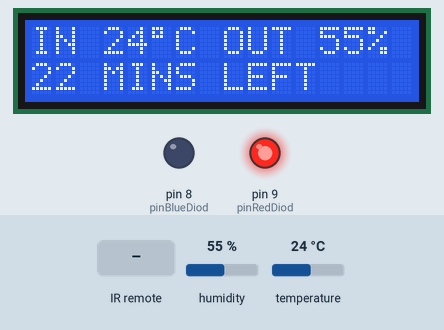
This sketch was run on a simulated Arduino Uno, built with avr-gcc and run on an emulated ATmega328P. On the bench: 16×2 character LCD, output pins drawn as LEDs (lit = HIGH). The inputs (shaded band) are chosen by the test bench; at power-on: temperature 24 °C, humidity 55 %. What the sketch prints to the serial monitor is not drawn.

Above: at 1.6 s.
1.7 s: infrared code 0x45 received
At 2.4 s:
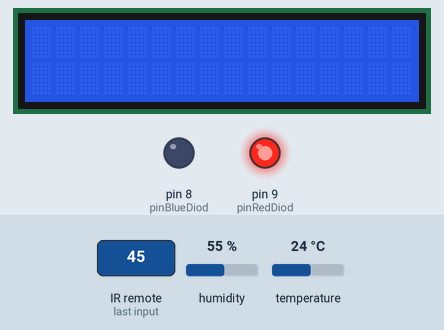
3.2 s: infrared code 0x40 received
4.7 s: infrared code 0xD received
6.2 s: infrared code 0xD received
11.7 s: temperature set to 22 °C
14.7 s: temperature set to 19 °C
At 17.5 s:
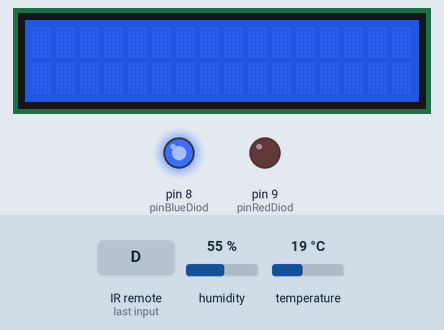
Timing chart, 0 to 18.8 s (numbered marks = the images above; inputs shaded):
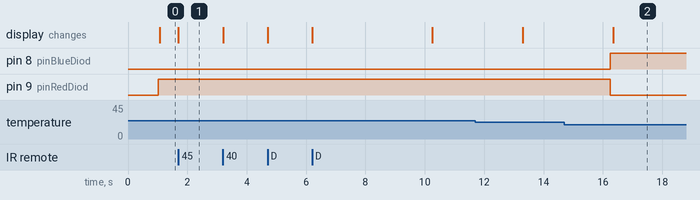

The sketch:

arduino.ino
```cpp
#include <LiquidCrystal.h> //Dołączenie bilbioteki
#include <IRremote.h>
#include <DHT.h>

#define DHTPIN 12
#define DHTTYPE    DHT11
DHT dht(DHTPIN, DHTTYPE);

LiquidCrystal lcd(2, 3, 4, 5, 6, 7); //Informacja o podłączeniu nowego wyświetlacza
const int pinBlueDiod = 8;
const int pinRedDiod = 9;
IRrecv irrecv(13);


int code = -1;
bool LCD_On = true;
int monitor = 0;
int lastMonitorIndex = 3;

byte degreeSign = B11011111;
int temperature, maxTemperature = dht.readTemperature();
int minTemperature = 100;
int humidity = dht.readHumidity();

String lastUnderlayTime = "17:23";
String nextUnderlayTime = "19:23";
int timeToNextUnderlay = 22;

unsigned int woodAmount = 0;
unsigned int coalAmount = 0;

unsigned long lastMeasureExecutionTime, lastIRExecutionTime, lastChangeTimeToNextUnderlay = 0;
const unsigned long measuresInterval = 1000;
const unsigned long IRinterval = 500;
const unsigned long nextUnderlayInterval = 60000;

bool underlaying = false;
bool settingWood = false;
bool settingCoal = false;

void clearMonitor(){
  lcd.clear();
}

void showMonitor(){
  clearMonitor();
  Serial.print("Zmieniono obraz na: ");
  Serial.println(monitor);
  switch(monitor){
    case 0:
    // first row
      lcd.setCursor(0,0);
      lcd.print("IN ");
      lcd.print(temperature); //2
      lcd.print((char)degreeSign); //1
      lcd.print("C "); //1
      lcd.print("OUT ");
      lcd.print(humidity);
      lcd.print("%");
    // second row
      lcd.setCursor(0,1);
      lcd.print(timeToNextUnderlay);
      lcd.print(" MINS LEFT");
    break;
    case 1:
      lcd.setCursor(0,0);
      lcd.print("LAST: ");
      lcd.print(lastUnderlayTime);
      lcd.setCursor(0,1);
      lcd.print("NEXT: ");
      lcd.print(nextUnderlayTime);
    break;
    case 2:
      lcd.setCursor(0,0);
      lcd.print("  MIN   MAX");
      lcd.setCursor(0,1);

      lcd.print(" ");
      lcd.print(minTemperature);
      lcd.print((char)degreeSign); //1
      lcd.print("C "); //1
      lcd.print("  ");
      lcd.print(maxTemperature);
      lcd.print((char)degreeSign); //1
      lcd.print("C"); //1
    break;
    case 3:
      lcd.setCursor(0,0);
      lcd.print("OSTATNIE PODL.");
      lcd.setCursor(0,1);
      lcd.print("Drewna:");
      lcd.print(woodAmount);
      lcd.print(" Wegla:");
      lcd.print(coalAmount);
    break;
  }
}

void setMonitor(int m){
  if(monitor != m){
    monitor = m;
    showMonitor();
  }
}

// sprawdź temperature i zapisz do minimalnej lub maksymalnej odnotowanej tego dnia wartosci
void checkNewMinMaxTemperature(){
  if(temperature > maxTemperature){
    maxTemperature = temperature;
  }
  if(temperature < minTemperature){
    minTemperature = temperature;
  }
}

// odczytaj temperature i jesli jest inna od poprzednio zarejestrowanej, to odswiez to na ekranie
void readTemperatureAndHumidity(int temp, int hum){
  unsigned long currentMillis = millis();

  if (currentMillis - lastMeasureExecutionTime >= measuresInterval) {
    temperature = (int)dht.readTemperature();
    humidity = (int)dht.readHumidity();

    if(temp != temperature || hum != hum){
      SwitchDiod();
      if(temperature > temp) Serial.println("TO_ESP:Temperatura wzrosla z " + String(temp) + " na " + String(temperature) + "stopnie");
      if(temperature < temp) Serial.println("TO_ESP:Temperatura zmalala z " + String(temp) + " na " + String(temperature) + "stopnie");
      checkNewMinMaxTemperature();
      showMonitor();
      Serial.print("Nastapila zmiana odczytow: ");
      Serial.print(temperature);
      Serial.print(" *C ");
      Serial.print(humidity);
      Serial.println(" %");
    }

    lastMeasureExecutionTime = currentMillis;
  }
}

void SwitchDiod(){
  if(temperature >= 21){
    digitalWrite(pinBlueDiod, LOW);
    digitalWrite(pinRedDiod, HIGH);
  }
  else {
    digitalWrite(pinRedDiod, LOW);
    digitalWrite(pinBlueDiod, HIGH);
    timeToNextUnderlay = 0;
    Serial.println("TO_ESP:Temperatura spadla na poziom 21*C\rWymagane natychmiastowe podlozenie!");
  }
}

int CalcTimeForNextUnderlay(){
  return woodAmount * 20 + coalAmount * 60;
}
 void receiveDataFromESP(){
  if (Serial.available() > 0) {
    char terminator = '\n'; // Znak końca linii
    String receivedText = Serial.readStringUntil(terminator);
    Serial.println(receivedText);
    if (receivedText.startsWith("TO_ARDUINO:")) {
      Serial.print("FROM_ESP: ");
      String receivedMessage = receivedText.substring(11);
      Serial.println(receivedMessage);
      if(receivedMessage.startsWith("Godzina podlozenia")){
        lastUnderlayTime = receivedMessage.substring(19,24);
        nextUnderlayTime = addTime(lastUnderlayTime, CalcTimeForNextUnderlay());
        timeToNextUnderlay = CalcTimeForNextUnderlay();
        delay(1000);
        Serial.println("TO_ESP:Nastepne podlozenie przewidywane jest za: "+String(timeToNextUnderlay) + "minut \rCzyli o godzinie: "+String(nextUnderlayTime));
        showMonitor();
      }
    }
  }
}

void startUnderlay(){
  underlaying = true;
  settingWood = true;
  settingCoal = true;
  setWoodAmount();
  setCoalAmount();
  underlaying = false;
}

void setWoodAmount(){
  clearMonitor();
  woodAmount = 0;
  while(settingWood == true){
    reactToIRDuringUnderlay();
    lcd.setCursor(0,0);
    lcd.print("Ile drewienek?");
    // second row
    lcd.setCursor(0,1);
    lcd.print(woodAmount);
  }
}

void setCoalAmount(){
  clearMonitor();
  coalAmount = 0;
  while(settingCoal == true){
    reactToIRDuringUnderlay();
    lcd.setCursor(0,0);
    lcd.print("Ile wegla?");
    // second row
    lcd.setCursor(0,1);
    lcd.print(coalAmount);
  }
  clearMonitor();
  lcd.setCursor(0,0);
  lcd.print("Pomyslna akcja!");
  // second row
  lcd.setCursor(0,1);
  lcd.print("Drewna:");
  lcd.print(woodAmount);
  lcd.print(" Wegla:");
  lcd.print(coalAmount);
  delay(4000);
  showMonitor();
}

void reactToIRDuringUnderlay(){
  unsigned long currentMillis = millis();
  //Eliminacja podwojnych klikow
  if (currentMillis - lastIRExecutionTime >= IRinterval) {
    if(IrReceiver.decode()){
      code = IrReceiver.decodedIRData.command;
      if(code != 0){
        Serial.print("Underlay + Nacisnieto kod= ");
        Serial.println(code);
        switch(code){
          // 69 = czerwony wlacznik
          case 69:
            if(LCD_On){
              lcd.noDisplay();
              LCD_On = false;
            }
            else{
              lcd.display();
              LCD_On = true;
            }
          break;
          // ST/REPT
          case 13:
          // PLAY/PAUSE
          case 64:
            if( underlaying == true && settingWood == true){
              settingWood = false;
            }
            else if(underlaying == true && settingCoal == true){
              settingCoal = false;
            }
          break;
          // STRZALKA W PRAWO
          case 67:
          // STRZALKA W DOL
          case 9:
            if(settingWood == true) woodAmount++;
            else coalAmount++;
            clearMonitor();
          break;
          // STRZALKA W LEWO
          case 68:
          // STRZALKA W DOL
          case 7:
            if(settingWood == true){
              if(woodAmount > 0) woodAmount--;
            }
            else{
              if(coalAmount > 0) coalAmount--;
            }
            clearMonitor();
          break;
          // FUNC/STOP
          case 71:
            if(settingWood == true){
              woodAmount = woodAmount / 10;
            }
            else{
              coalAmount = coalAmount / 10;
            }
            clearMonitor();
          break;
        }
        lastIRExecutionTime = currentMillis;
      }
    }
  }
  IrReceiver.resume();
}

void reactToIR(){
  unsigned long currentMillis = millis();
  //Eliminacja podwojnych klikow
  if (currentMillis - lastIRExecutionTime >= IRinterval) {
    if(IrReceiver.decode()){
      code = IrReceiver.decodedIRData.command;
      if(code != 0){
        Serial.print("Nacisnieto kod= ");
        Serial.println(code);
        switch(code){
          // 7 = strzalka w gore
          case 7:
            if(monitor < lastMonitorIndex){
              monitor++;
            }
            else{
              monitor = 0;
            }
            showMonitor();
          break;
          // 9 = strzalka w dol
          case 9:
            if(monitor > 0){
              monitor--;
            }
            else{
              monitor = lastMonitorIndex;
            }
            showMonitor();
          break;
          // 69 = czerwony wlacznik
          case 69:
            if(LCD_On){
              lcd.noDisplay();
              LCD_On = false;
            }
            else{
              lcd.display();
              LCD_On = true;
            }
          break;
          // 64 = srodkowy play/stop
          case 64:
            lastIRExecutionTime = currentMillis;
            startUnderlay();
            Serial.println("TO_ESP:Podlozono pod kotlem\rIlosc drewna: " + String(woodAmount) + " Ilosc wegla: " + String(coalAmount));
          break;
          case 12:
            setMonitor(0);
          break;
          case 24:
            setMonitor(1);
          break;
          case 94:
            setMonitor(2);
          break;
        }
        lastIRExecutionTime = currentMillis;
      }
    }
  }
  IrReceiver.resume();
}


String addTime(String originalTime, int minutesToAdd) {
  // Rozdziel godzinę i minutę
  int originalHour = originalTime.substring(0, 2).toInt();
  int originalMinute = originalTime.substring(3).toInt();

  // Dodaj godziny i minuty
  int totalMinutes = originalHour * 60 + originalMinute + minutesToAdd;

  int newHour = (totalMinutes / 60) % 24;
  int newMinute = totalMinutes % 60;

  // Sformatuj wynik w postaci "hh:mm"
  String newTime = String(newHour / 10) + String(newHour % 10) + ":" +
                   String(newMinute / 10) + String(newMinute % 10);

  return newTime;
}

void changeTimeToNextUnderlay(){
 unsigned long currentMillis = millis();
  //Eliminacja podwojnych klikow
  if (currentMillis - lastChangeTimeToNextUnderlay >= nextUnderlayInterval && timeToNextUnderlay > 0) {
    timeToNextUnderlay--;
    Serial.print("Nowy czas to nastepnego podlozenia: ");
    Serial.println(timeToNextUnderlay);
    showMonitor();
    lastChangeTimeToNextUnderlay = currentMillis;
  }
}

void setup() {
  lcd.begin(16, 2); //Deklaracja typu
  Serial.begin(9600); //Wysyłanie
  dht.begin();
  IrReceiver.begin(13);
  showMonitor();
  pinMode(pinBlueDiod, OUTPUT);
  pinMode(pinRedDiod, OUTPUT);
}

void loop() {
  // Odbieranie danych
  if(underlaying != true){
    receiveDataFromESP();
    reactToIR();
    changeTimeToNextUnderlay();
    readTemperatureAndHumidity(temperature, humidity);
  }
}
```

Measured:
- the behaviour switches between 21 and 20 °C on temperature (found by bisection; images 1 and 2)
- after the input at 1.7 s, the display: changes at once (image 1)
- after the input at 14.7 s, pin 8 (pinBlueDiod): LOW → HIGH after 1.6 s; pin 9 (pinRedDiod): HIGH → LOW after 1.6 s
